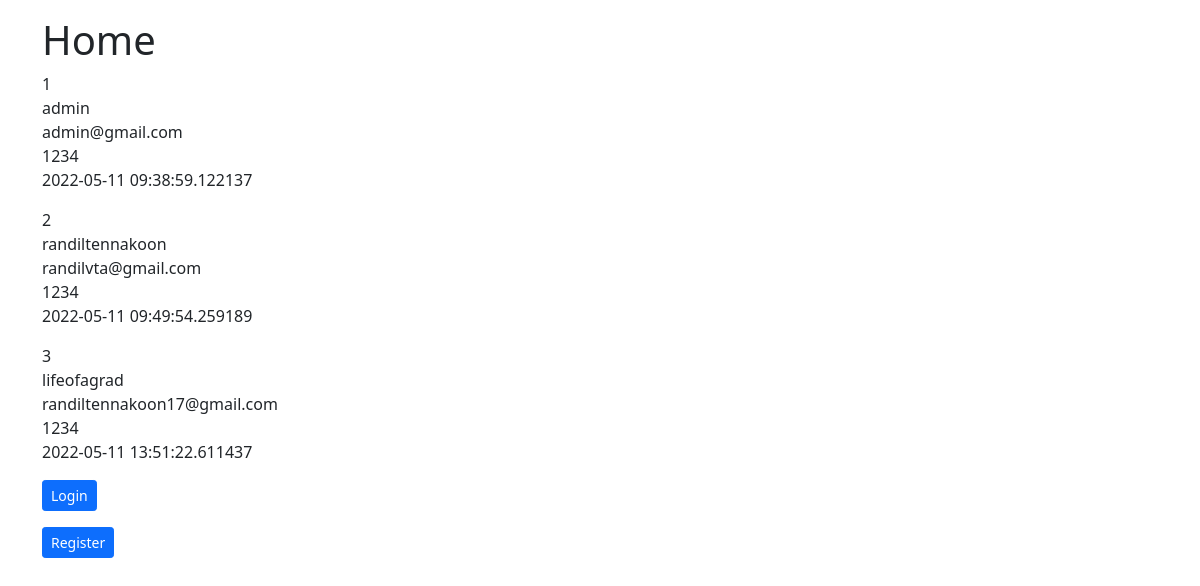
The page / on the database its author committed.
### app.py (models this page shows)
class User(db.Model):
    id = db.Column(db.Integer, primary_key=True)
    username = db.Column(db.String(20), unique=True, nullable=False)
    email = db.Column(db.String(120), unique=True, nullable=False)
    password = db.Column(db.String(60), nullable=False)
    date_registered = db.Column(db.DateTime, nullable=False, default=datetime.utcnow)

### app.py (the view)
@app.route('/')
def home():
    db.create_all()
    return render_template('home.html', title='Home', users=User.query.all())

### templates/home.html (shortened to what this page needs)
{% extends 'base.html' %}
{% block body %}
<div class="container mt-3">
    <div class="col-md-6 rounded">
    <h1>Home</h1>
    {% for user in users %}
        <p>
            {{ user.id }}<br />
            {{ user.username}} <br />
            {{ user.email }}<br />
            {{ user.password }}<br />
            {{ user.date_registered }}
        </p>
    {% endfor %}
    <p class="login">
        <a class="btn btn-primary btn-sm" href="{{ url_for('login') }}">Login</a>
    </p>
    <p class="register">
        <a class="btn btn-primary btn-sm" href="{{ url_for('register') }}">Register</a>
    </p>
    </div>
</div>
{% endblock %}

### templates/base.html (shortened to what this page needs)
<html lang="en">
<head>
   <link href="https://cdn.jsdelivr.net/npm/bootstrap@5.1.3/dist/css/bootstrap.min.css" rel="stylesheet">
</head>
<body>
    {% block body %} {% endblock %}
</body>
</html>

### rows shown on the page
User: id "1", username "admin", email "admin@gmail.com", password "1234", date_registered "2022-05-11 09:38:59.122137"
User: id "2", username "randiltennakoon", email "randilvta@gmail.com", password "1234", date_registered "2022-05-11 09:49:54.259189"
User: id "3", username "lifeofagrad", email "randiltennakoon17@gmail.com", password "1234", date_registered "2022-05-11 13:51:22.611437"
